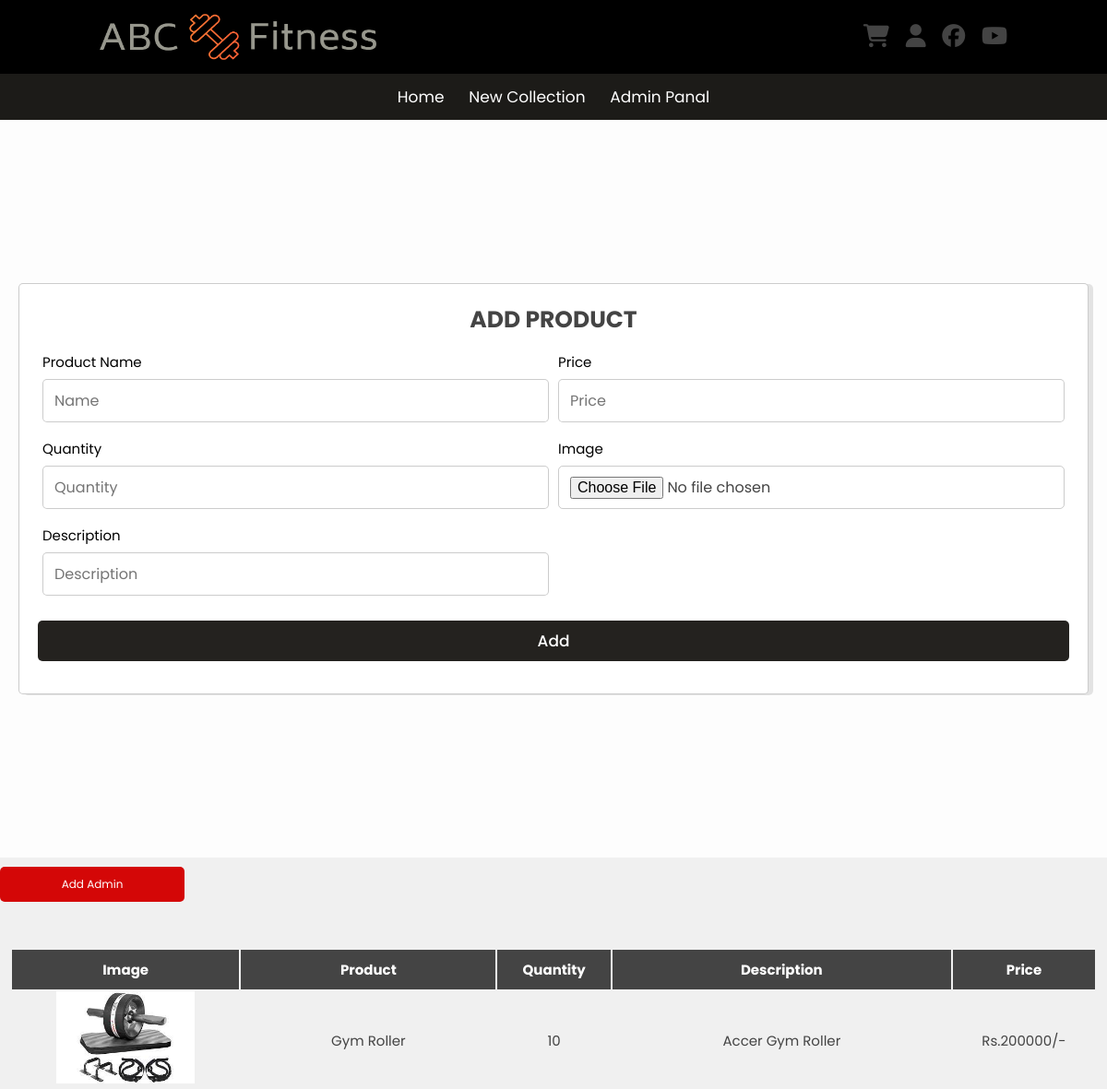
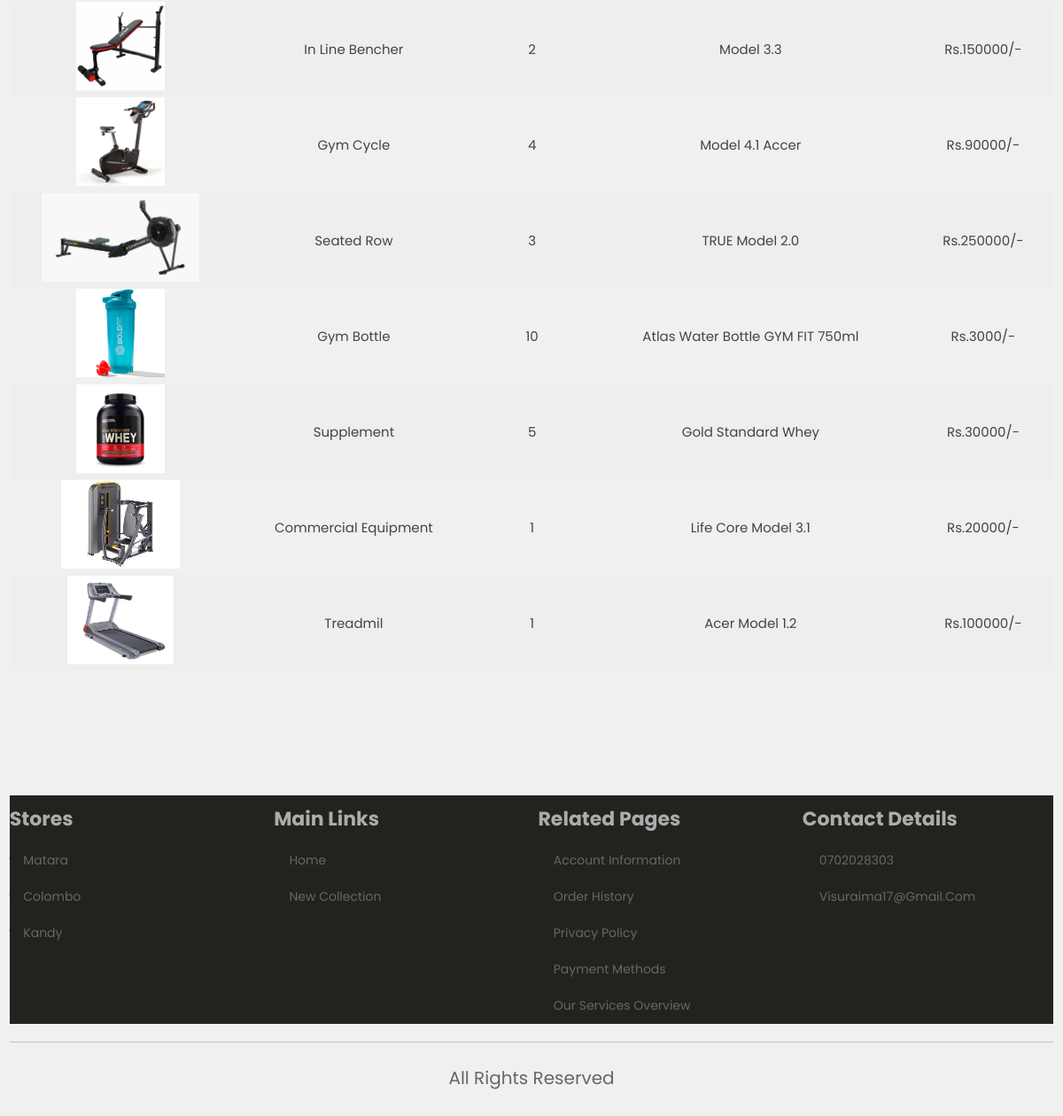
The page /admin.php (signed in) on the database its author committed (2 pictures, top to bottom).
### tables this page shows
CREATE TABLE `product_info` (
  `pId` int(100) NOT NULL,
  `pName` varchar(255) NOT NULL,
  `pPrice` int(255) NOT NULL,
  `pQuantity` int(255) NOT NULL,
  `pDescription` varchar(255) NOT NULL,
  `pImg` varchar(255) NOT NULL
);

### admin.php (the view, shortened to what this page needs)
<?php
     include 'config.php';
     if(isset($_SESSION['user_id'])){
        $id=$_SESSION['user_id'];
     }
?>
<!DOCTYPE html>
<html lang="en">
<head>
     <link rel="stylesheet" href="https://cdnjs.cloudflare.com/ajax/libs/font-awesome/6.4.2/css/all.min.css">
    <link rel="stylesheet" href="login_sign_style.css">
    <link rel="stylesheet" href="style.css">
    <link rel="stylesheet" href="https://cdn.jsdelivr.net/npm/swiper@10/swiper-bundle.min.css"/>
</head>
<body>
<header class="header">
<div class="header-1">
            <img src="logo-no-background.png" height="50px" width="300px">
            <div class="icons">
               <a href="#" id="shopping-cart"><i class="fa-solid fa-cart-shopping"></i></a>
               <a href="login.php" id="login-btn"><i class="fa-solid fa-user"></i></a>
               <a href="#" class="fa-brands fa-facebook"></a>
               <a href="#" class="fab fa-youtube"></a>
            </div>
        </div>
        <div class="header-2">
            <nav class="navbar">
                <a href="home_page.php">Home</a>
                <a href="home_page.php#arrivals">New Collection</a>
                <a href="admin.php">admin panal</a>
            </nav>
        </div>
    </header>
      <div class="product-container">
        <form action="" method="POST" enctype="multipart/form-data">
            <h3>add product</h3>
      <div class="indiv">
      <span>product name</span>
            <input type="text" name="name" class="box" placeholder="Name" id="" required>
            <span>quantity</span>
            <input type="number" name="quantity" class="box" placeholder="Quantity" id="" required>
            <span>description</span>
            <input type="text" name="description" class="box" placeholder="Description" id="" required>
      </div>
      <div class="indiv">
      <span>price</span>
            <input type="number" min="0" name="price" class="box" placeholder="Price" id="" required>
      <span>image</span>
            <input type="file" name="p_image" accept="image/png, image/jpg, image/jpeg" class="box" required>
      </div>
      <input type="submit" name="submit" value="Add" class="btn" >
        </form>
    </div>
    <?php
     $knowing=mysqli_query($conn,"SELECT *FROM user_info WHERE uId='$id'");
     $look=mysqli_fetch_assoc($knowing);
     $ke=$look['email'];
     $kp=$look['epassword'];
    $check_super=mysqli_query($conn,"SELECT *FROM super_admin WHERE email='$ke' and password='$kp'");
     if(mysqli_num_rows($check_super)>0){
      echo '    <a style ="width: 200px;"  href="admin.php?add_admin"   class="option-btn-admin" > Add admin</a>';
    }
    ?>
<section class="display-product-table" style="margin-bottom: 40px;">
<table>
   <thead>
      <th>image</th>
      <th>product</th>
      <th>quantity</th>
      <th>description</th>
      <th>price</th>
   </thead>
   <tbody>
      <?php
          $select_products = mysqli_query($conn, "SELECT * FROM `product_info` ORDER BY pID desc");
         if(mysqli_num_rows($select_products) > 0){
            while($row = mysqli_fetch_assoc($select_products)){
      ?>
      <tr>
        <?php
        echo '<td><img src="items/'.$row['pImg'].'" height="100" alt=""></td>';
        ?>
         <td><?php echo $row['pName']; ?></td>
         <td><?php echo $row['pQuantity']; ?></td>
         <td><?php echo $row['pDescription']; ?></td>
         <td>Rs.<?php echo $row['pPrice']; ?>/-</td>
      </tr>
      <?php
         };
         }
         else{
            echo "<div class='empty'>no product added</div>";
         };
      ?>
   </tbody>
</table>
</section>
    <?php  include 'footer.php'; ?>
</body>
</html>

### footer.php (shortened to what this page needs)
<!DOCTYPE html>
<html lang="en">
<head>
</head>
<body>
<section class="footer">
<div  class="box-container">
    <div class="box">
        <h3>Stores</h3>
        <a href="#" ><i class="fa-solid fa-location-dot"></i>Matara</a>
        <a href="#"><i class="fa-solid fa-location-dot"></i>Colombo</a>
        <a href="#"><i class="fa-solid fa-location-dot"></i>Kandy</a>
    </div>
    <div class="box">
        <h3>Main Links</h3>
        <a href="home_page.php"><i class="fa-solid fa-arrow-right"></i>Home</a>
        <a href="home_page.php#arrivals"><i class="fa-solid fa-arrow-right"></i>New Collection</a>
    </div>
    <div class="box">
        <h3>Related Pages</h3>
        <a href="#"><i class="fa-solid fa-arrow-right"></i>Account Information</a>
        <a href="#"><i class="fa-solid fa-arrow-right"></i>Order History</a>
        <a href="#"><i class="fa-solid fa-arrow-right"></i>Privacy Policy</a>
        <a href="#"><i class="fa-solid fa-arrow-right"></i>Payment Methods</a>
        <a href="#"><i class="fa-solid fa-arrow-right"></i>Our Services Overview</a>
    </div>
    <div class="box">
        <h3>Contact Details</h3>
        <a href="#"><i class="fa-solid fa-phone"></i>0702028303</a>
        <a href="#"><i class="fa-solid fa-envelope"></i>visuraima17@gmail.com</a>
    </div>
</div>
<div class="credit">All Rights Reserved</div>
</section>
</body>
</html>

### login_sign_style.css (style rules this page uses)
:root { --green:#666; --dark-color: #444; --black: #444; --light-color: #666; --border: .1rem solid rgba(0,0,0,0.2); --border-hover: .1rem var(var(--black)); --box-shadow: .5rem .1rem rgba(0,0,0,0.1); --blue:#2980b9; --red:tomato; --orange:orange; --white:#fff; --bg-color:#eee; --dark-bg:rgba(0,0,0,.7); --box-shadow:0 .5rem 1rem rgba(0,0,0,.1); --bordert:.1rem solid #999; }
* { font-family: 'Poppins', sans-serif; margin: 0; padding: 0; box-sizing: border-box; outline: none; border: none; text-decoration: none; text-transform: capitalize; transition: all .2s linear; transition: width none; }
html { font-size: 62.5%; overflow-x: hidden; scroll-behavior: smooth; scroll-padding-top: 5rem; }
.btn { margin-top: 1rem; display: inline-block; padding: .9rem 3rem; border-radius: .5rem; color: #fff; background: var(--green); font-size: 1.7rem; font-weight: 500; cursor: pointer; }
.product-container { display: flex; align-items: center; justify-content:space-between; background: rgba(255,255, 255, 0.9); top: 60px; right: -105%; height: 100%; width: 100%; }
.indiv { width: 50%; float: left; padding: 5px; }
.product-container form { background: #fff; border: var(--border); width: 100%; padding: 2rem; box-shadow: var(--box-shadow); border-radius: .5rem; margin: 2rem; }
.product-container form h3 { font-size: 2.5rem; text-transform: uppercase; color: var(--black); text-align: center; }
.product-container form span { display: flex; font-size: 1.5rem; padding-top: 1rem; }
.product-container form .box { width:100%; margin: .7rem 0; font-size: 1.6rem; border: var(--border); border-radius: 0.5rem; padding: 1rem 1.2rem; color: var(--black); text-transform: none; }
.product-container form .btn { text-align: center; width: 100%; margin: 1.5rem 0; }
.display-product-table table { width: 100%; text-align: center; }
.display-product-table table thead th { padding:1rem; font-size: 1.5rem; background-color: var(--black); color:var(--white); }
.display-product-table table td { padding:1rem; font-size: 1.5rem; color:var(--black); }
.display-product-table table td:first-child { padding:0; }
.display-product-table table tr:nth-child(even) { background-color: var(--bg-color); }
.option-btn-admin, .option-btn i, .delete-btn i { padding-right: .5rem; }
.option-btn-admin { display: block; width: 100%; text-align: center; color:var(--white); font-size: 1.2rem; padding:1rem 2rem; border-radius: .5rem; cursor: pointer; margin-top: 1rem; background-color:rgb(212, 7, 7); }

### style.css (style rules this page uses)
:root { --red : #c8362e; --dark-color: #565ad4; --black: #444; --light-color: #666; --green:#24221f; --darkgrey:#1c1b18; --white:white; --border: .1rem solid rgba(0,0,0,0.2); --border-hover: .1rem var(var(--black)); --box-shadow: .5rem .1rem rgba(0,0,0,0.1); --dark-bg:rgba(0,0,0,.7); }
* { font-family: 'Poppins', sans-serif; margin: 0; padding: 0; box-sizing: border-box; outline: none; border: none; text-decoration: none; text-transform: capitalize; transition: all .2s linear; transition: width none; }
body { background-color:#f0f0f0; }
html { font-size: 62.5%; overflow-x: hidden; scroll-behavior: smooth; scroll-padding-top: 5rem; }
section { padding: 5rem .9%; }
.header .header-1 { background: black; padding: 1.5rem 9%; display: flex; align-items: center; justify-content: space-between; }
.header .header-1 .icons div, .header .header-1 .icons a { font-size:2.5rem; margin-left: 1.5rem; color: var(--black); cursor: pointer; }
.header .header-2 { background: var(--darkgrey); }
.header .header-2 .navbar { text-align: center; }
.header .header-2 .navbar a { color: #fff; display: inline-block; padding: 1.2rem; font-size: 1.7rem; }
body, html { height: 100%; }
.footer .box-container { background-color:#24221f; display: grid; grid-template-columns: repeat(auto-fit,minmax(25rem,1fr)); gap: 1.5rem; }
.footer .box-container .box h3 { font-size: 2.2rem; color: #adacac; padding: 1rem 0; }
.footer .box-container .box a { display: block; font-size: 1.4rem; color: var(--light-color); padding: 1rem 0; }
.footer .box-container .box a i { color: var(--green); padding-right: .5rem; }
.footer .credit { border-top: var(--border); margin-top: 2rem; padding: 0 1rem; padding-top: 2.5rem; font-size: 2rem; color: var(--light-color); text-align: center; }

### rows shown on the page
product_info: pImg (picture), pName "Gym Roller", pQuantity "10", pDescription "Accer Gym Roller", pPrice "200000"
product_info: pImg (picture), pName "In Line Bencher", pQuantity "2", pDescription "Model 3.3", pPrice "150000"
product_info: pImg (picture), pName "Gym Cycle", pQuantity "4", pDescription "Model 4.1 Accer", pPrice "90000"
product_info: pImg (picture), pName "Seated Row", pQuantity "3", pDescription "TRUE Model 2.0", pPrice "250000"
product_info: pImg (picture), pName "Gym Bottle", pQuantity "10", pDescription "Atlas Water Bottle GYM FIT 750ml", pPrice "3000"
product_info: pImg (picture), pName "Supplement", pQuantity "5", pDescription "Gold Standard Whey", pPrice "30000"
product_info: pImg (picture), pName "Commercial Equipment", pQuantity "1", pDescription "Life Core Model 3.1", pPrice "20000"
product_info: pImg (picture), pName "Treadmil", pQuantity "1", pDescription "Acer Model 1.2", pPrice "100000"
